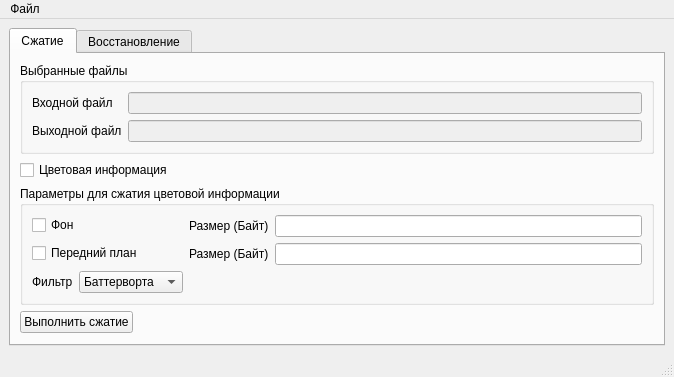
<?xml version="1.0" encoding="UTF-8"?>
<ui version="4.0">
 <class>MainWindow</class>
 <widget class="QMainWindow" name="MainWindow">
  <property name="geometry">
   <rect>
    <x>0</x>
    <y>0</y>
    <width>674</width>
    <height>360</height>
   </rect>
  </property>
  <property name="windowTitle">
   <string>CIFCodec</string>
  </property>
  <widget class="QWidget" name="centralwidget">
   <property name="enabled">
    <bool>true</bool>
   </property>
   <property name="minimumSize">
    <size>
     <width>674</width>
     <height>0</height>
    </size>
   </property>
   <property name="layoutDirection">
    <enum>Qt::LeftToRight</enum>
   </property>
   <property name="autoFillBackground">
    <bool>false</bool>
   </property>
   <layout class="QVBoxLayout" name="verticalLayout">
    <item>
     <widget class="QTabWidget" name="mode_tabs">
      <property name="enabled">
       <bool>true</bool>
      </property>
      <property name="sizePolicy">
       <sizepolicy hsizetype="Preferred" vsizetype="Preferred">
        <horstretch>0</horstretch>
        <verstretch>0</verstretch>
       </sizepolicy>
      </property>
      <property name="currentIndex">
       <number>0</number>
      </property>
      <widget class="QWidget" name="compression_tab">
       <property name="sizePolicy">
        <sizepolicy hsizetype="Preferred" vsizetype="Preferred">
         <horstretch>0</horstretch>
         <verstretch>0</verstretch>
        </sizepolicy>
       </property>
       <attribute name="title">
        <string>Сжатие</string>
       </attribute>
       <layout class="QVBoxLayout" name="verticalLayout_3">
        <item>
         <widget class="QGroupBox" name="compression_input_output_group">
          <property name="enabled">
           <bool>true</bool>
          </property>
          <property name="title">
           <string>Выбранные файлы</string>
          </property>
          <layout class="QFormLayout" name="formLayout">
           <item row="0" column="0">
            <widget class="QLabel" name="compression_input_label">
             <property name="sizePolicy">
              <sizepolicy hsizetype="Preferred" vsizetype="Preferred">
               <horstretch>0</horstretch>
               <verstretch>0</verstretch>
              </sizepolicy>
             </property>
             <property name="text">
              <string>Входной файл</string>
             </property>
            </widget>
           </item>
           <item row="0" column="1">
            <widget class="QLineEdit" name="compression_input_text_line">
             <property name="enabled">
              <bool>false</bool>
             </property>
            </widget>
           </item>
           <item row="1" column="0">
            <widget class="QLabel" name="compression_output_label">
             <property name="text">
              <string>Выходной файл</string>
             </property>
            </widget>
           </item>
           <item row="1" column="1">
            <widget class="QLineEdit" name="compression_output_text_line">
             <property name="enabled">
              <bool>false</bool>
             </property>
            </widget>
           </item>
          </layout>
         </widget>
        </item>
        <item>
         <layout class="QVBoxLayout" name="verticalLayout_2">
          <item>
           <widget class="QCheckBox" name="color_check_box">
            <property name="enabled">
             <bool>true</bool>
            </property>
            <property name="sizePolicy">
             <sizepolicy hsizetype="Preferred" vsizetype="Fixed">
              <horstretch>0</horstretch>
              <verstretch>0</verstretch>
             </sizepolicy>
            </property>
            <property name="text">
             <string>Цветовая информация</string>
            </property>
           </widget>
          </item>
          <item>
           <widget class="QGroupBox" name="color_group">
            <property name="enabled">
             <bool>true</bool>
            </property>
            <property name="sizePolicy">
             <sizepolicy hsizetype="Preferred" vsizetype="Preferred">
              <horstretch>0</horstretch>
              <verstretch>0</verstretch>
             </sizepolicy>
            </property>
            <property name="title">
             <string>Параметры для сжатия цветовой информации</string>
            </property>
            <layout class="QFormLayout" name="formLayout_2">
             <item row="0" column="0">
              <widget class="QCheckBox" name="bg_check_box">
               <property name="enabled">
                <bool>true</bool>
               </property>
               <property name="text">
                <string>Фон</string>
               </property>
              </widget>
             </item>
             <item row="0" column="1">
              <layout class="QHBoxLayout" name="horizontalLayout_2">
               <item>
                <widget class="QLabel" name="bg_size_label">
                 <property name="text">
                  <string>Размер (Байт)</string>
                 </property>
                </widget>
               </item>
               <item>
                <widget class="QLineEdit" name="bg_size_text_line">
                 <property name="enabled">
                  <bool>true</bool>
                 </property>
                </widget>
               </item>
              </layout>
             </item>
             <item row="1" column="0">
              <widget class="QCheckBox" name="fg_check_box">
               <property name="enabled">
                <bool>true</bool>
               </property>
               <property name="text">
                <string>Передний план</string>
               </property>
              </widget>
             </item>
             <item row="1" column="1">
              <layout class="QHBoxLayout" name="horizontalLayout">
               <item>
                <widget class="QLabel" name="fg_size_label">
                 <property name="text">
                  <string>Размер (Байт)</string>
                 </property>
                </widget>
               </item>
               <item>
                <widget class="QLineEdit" name="fg_size_text_line">
                 <property name="enabled">
                  <bool>true</bool>
                 </property>
                </widget>
               </item>
              </layout>
             </item>
             <item row="2" column="0">
              <layout class="QHBoxLayout" name="horizontalLayout_3">
               <item>
                <widget class="QLabel" name="filter_label">
                 <property name="sizePolicy">
                  <sizepolicy hsizetype="Fixed" vsizetype="Fixed">
                   <horstretch>0</horstretch>
                   <verstretch>0</verstretch>
                  </sizepolicy>
                 </property>
                 <property name="text">
                  <string>Фильтр</string>
                 </property>
                </widget>
               </item>
               <item>
                <widget class="QComboBox" name="filter_combo_box">
                 <property name="enabled">
                  <bool>true</bool>
                 </property>
                 <property name="sizePolicy">
                  <sizepolicy hsizetype="Fixed" vsizetype="Fixed">
                   <horstretch>0</horstretch>
                   <verstretch>0</verstretch>
                  </sizepolicy>
                 </property>
                 <item>
                  <property name="text">
                   <string>Баттерворта</string>
                  </property>
                 </item>
                 <item>
                  <property name="text">
                   <string>Добеши 9/7</string>
                  </property>
                 </item>
                </widget>
               </item>
              </layout>
             </item>
            </layout>
           </widget>
          </item>
         </layout>
        </item>
        <item>
         <widget class="QPushButton" name="compress_button">
          <property name="sizePolicy">
           <sizepolicy hsizetype="Maximum" vsizetype="Fixed">
            <horstretch>0</horstretch>
            <verstretch>0</verstretch>
           </sizepolicy>
          </property>
          <property name="text">
           <string>Выполнить сжатие</string>
          </property>
         </widget>
        </item>
        <item>
         <spacer name="verticalSpacer">
          <property name="orientation">
           <enum>Qt::Vertical</enum>
          </property>
          <property name="sizeHint" stdset="0">
           <size>
            <width>20</width>
            <height>40</height>
           </size>
          </property>
         </spacer>
        </item>
       </layout>
      </widget>
      <widget class="QWidget" name="decompression_tab">
       <attribute name="title">
        <string>Восстановление</string>
       </attribute>
       <layout class="QVBoxLayout" name="verticalLayout_4">
        <item>
         <widget class="QGroupBox" name="decompression_input_output_group">
          <property name="enabled">
           <bool>true</bool>
          </property>
          <property name="sizePolicy">
           <sizepolicy hsizetype="Preferred" vsizetype="Maximum">
            <horstretch>0</horstretch>
            <verstretch>0</verstretch>
           </sizepolicy>
          </property>
          <property name="title">
           <string>Выбранные файлы</string>
          </property>
          <layout class="QFormLayout" name="formLayout_3">
           <item row="0" column="0">
            <widget class="QLabel" name="decompression_input_label">
             <property name="sizePolicy">
              <sizepolicy hsizetype="Preferred" vsizetype="Preferred">
               <horstretch>0</horstretch>
               <verstretch>0</verstretch>
              </sizepolicy>
             </property>
             <property name="text">
              <string>Входной файл</string>
             </property>
            </widget>
           </item>
           <item row="0" column="1">
            <widget class="QLineEdit" name="decompression_input_text_line">
             <property name="enabled">
              <bool>false</bool>
             </property>
            </widget>
           </item>
           <item row="1" column="0">
            <widget class="QLabel" name="decompression_output_label">
             <property name="text">
              <string>Выходной файл</string>
             </property>
            </widget>
           </item>
           <item row="1" column="1">
            <widget class="QLineEdit" name="decompression_output_text_line">
             <property name="enabled">
              <bool>false</bool>
             </property>
            </widget>
           </item>
           <item row="2" column="0">
            <widget class="QLabel" name="decompression_bg_color_label">
             <property name="text">
              <string>Файл цвета фона (необязательно)</string>
             </property>
            </widget>
           </item>
           <item row="2" column="1">
            <widget class="QLineEdit" name="decompression_bg_color_text_line">
             <property name="enabled">
              <bool>true</bool>
             </property>
            </widget>
           </item>
           <item row="3" column="0">
            <widget class="QLabel" name="decompression_fg_color_label">
             <property name="text">
              <string>Файл цвета переднего плана (необязательно)</string>
             </property>
            </widget>
           </item>
           <item row="3" column="1">
            <widget class="QLineEdit" name="decompression_fg_color_text_line">
             <property name="enabled">
              <bool>true</bool>
             </property>
            </widget>
           </item>
          </layout>
         </widget>
        </item>
        <item>
         <widget class="QPushButton" name="decompress_button">
          <property name="sizePolicy">
           <sizepolicy hsizetype="Maximum" vsizetype="Fixed">
            <horstretch>0</horstretch>
            <verstretch>0</verstretch>
           </sizepolicy>
          </property>
          <property name="text">
           <string>Выполнить восстановление</string>
          </property>
         </widget>
        </item>
        <item>
         <spacer name="verticalSpacer_2">
          <property name="orientation">
           <enum>Qt::Vertical</enum>
          </property>
          <property name="sizeHint" stdset="0">
           <size>
            <width>20</width>
            <height>40</height>
           </size>
          </property>
         </spacer>
        </item>
       </layout>
      </widget>
     </widget>
    </item>
   </layout>
  </widget>
  <widget class="QMenuBar" name="menubar">
   <property name="geometry">
    <rect>
     <x>0</x>
     <y>0</y>
     <width>674</width>
     <height>21</height>
    </rect>
   </property>
   <widget class="QMenu" name="menu">
    <property name="title">
     <string>Файл</string>
    </property>
    <addaction name="choose_input_file"/>
    <addaction name="choose_output_file"/>
    <addaction name="choose_bg_color_file"/>
    <addaction name="choose_fg_color_file"/>
   </widget>
   <addaction name="menu"/>
  </widget>
  <widget class="QStatusBar" name="statusbar"/>
  <action name="choose_input_file">
   <property name="text">
    <string>Выбрать входной файл</string>
   </property>
   <property name="toolTip">
    <string>Выбрать входной файл</string>
   </property>
  </action>
  <action name="choose_output_file">
   <property name="text">
    <string>Выбрать выходной файл</string>
   </property>
  </action>
  <action name="choose_bg_color_file">
   <property name="text">
    <string>Выбрать файл цвета фона</string>
   </property>
  </action>
  <action name="choose_fg_color_file">
   <property name="text">
    <string>Выбрать файл цвета переднего плана</string>
   </property>
  </action>
 </widget>
 <resources/>
 <connections/>
</ui>
